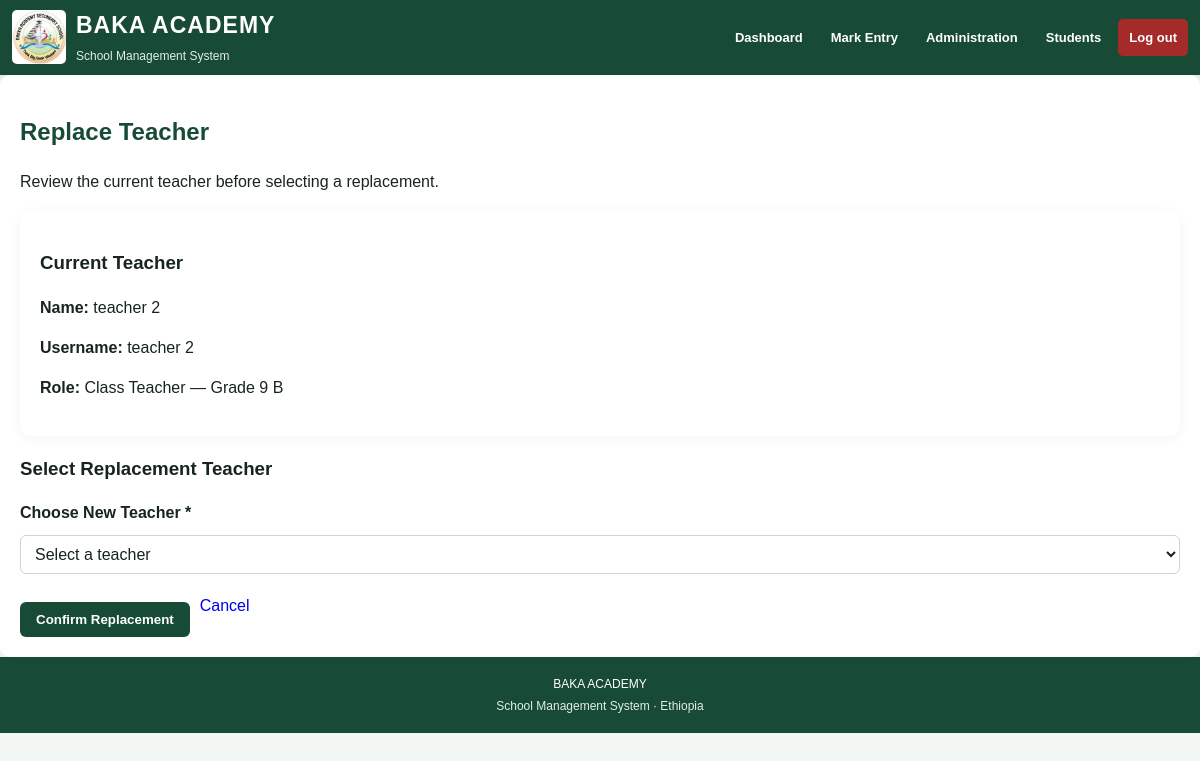
Page /admin/replace-teacher/3 (signed in) on the committed database.
### app.py (models this page shows)
class User(db.Model):
    id = db.Column(db.Integer, primary_key=True)
    username = db.Column(db.String(80), unique=True, nullable=False)
    password_hash = db.Column(db.String(255), nullable=False)
    role = db.Column(db.String(30), nullable=False, default="teacher")
    is_active = db.Column(
        db.Boolean, nullable=False, default=True, server_default="1"
    )
    teacher_name = db.Column(db.String(150))
    class_teacher_grade = db.Column(db.String(10))
    class_teacher_section = db.Column(db.String(10))

### app.py (the view, shortened to what this page needs)
@app.route(
    "/admin/replace-teacher/<int:teacher_id>",
    methods=["GET", "POST"]
)
@admin_only
def replace_teacher(teacher_id):
    old_teacher = db.session.get(User, teacher_id)
    if (
        not old_teacher
        or old_teacher.role != "teacher"
        or not old_teacher.is_active
    ):
        flash("Active teacher not found.")
        return redirect(url_for("admin"))
    replacement_teachers = User.query.filter(
        User.role == "teacher",
        User.is_active.is_(True),
        User.id != old_teacher.id
    ).order_by(
        User.teacher_name,
        User.username
    ).all()
    if request.method == "GET":
        return render_template(
            "replace_teacher.html",
            old_teacher=old_teacher,
            replacement_teachers=replacement_teachers
        )

### app.py (called while the page is built)
def logged_in(fn):
    @wraps(fn)
    def wrapper(*args, **kwargs):
        if "user_id" not in session:
            return redirect(url_for("login"))
        user = db.session.get(User, session["user_id"])
        if not user or not user.is_active:
            session.clear()
            flash("Your account is inactive or unavailable.")
            return redirect(url_for("login"))
        return fn(*args, **kwargs)
    return wrapper

def admin_only(fn):
    @wraps(fn)
    @logged_in
    def wrapper(*args, **kwargs):
        user = db.session.get(User, session["user_id"])
        if not user or user.role != "admin":
            flash("Administrator access required.")
            return redirect(url_for("dashboard"))
        return fn(*args, **kwargs)
    return wrapper

### templates/replace_teacher.html (shortened to what this page needs)
{% extends "base.html" %}
{% block content %}
<div class="panel">
    <h2>Replace Teacher</h2>
    <p>Review the current teacher before selecting a replacement.</p>
    <div class="panel">
        <h3>Current Teacher</h3>
        <p>
            <strong>Name:</strong>
            {{ old_teacher.teacher_name or old_teacher.username }}
        </p>
        <p>
            <strong>Username:</strong>
            {{ old_teacher.username }}
        </p>
        {% if old_teacher.class_teacher_grade %}
            <p>
                <strong>Role:</strong>
                Class Teacher —
                Grade {{ old_teacher.class_teacher_grade }}
                {{ old_teacher.class_teacher_section }}
            </p>
        {% else %}
            <p>
                <strong>Role:</strong> Subject Teacher
            </p>
        {% endif %}
    </div>
    <h3>Select Replacement Teacher</h3>
    {% if replacement_teachers %}
        <form
            method="POST"
            action="{{ url_for('replace_teacher', teacher_id=old_teacher.id) }}"
            onsubmit="return confirm('Are you sure you want to replace this teacher? The old account will be deactivated and assignments will be transferred.');"
        >
            <label>Choose New Teacher *</label>
            <select name="new_teacher_id" required>
                <option value="">Select a teacher</option>
            </select>
            <div style="margin-top:20px; display:flex; gap:10px; flex-wrap:wrap;">
                <button type="submit" class="btn">
                    Confirm Replacement
                </button>
                <a
                    href="{{ url_for('admin') }}"
                    class="btn"
                    style="text-decoration:none;"
                >
                    Cancel
                </a>
            </div>
        </form>
    {% endif %}
</div>
{% endblock %}

### static/style.css (style rules this page uses)
* { box-sizing: border-box; }
:root { --green: #174b36; --green-dark: #103b2b; --green-light: #236b4c; --green-pale: #e8f2ec; --gold: #d9b45b; --background: #f3f7f4; --white: #ffffff; --text: #17251d; --muted: #64756a; --border: #dce7df; }
html { width: 100%; min-height: 100%; }
body { width: 100%; min-height: 100vh; margin: 0; padding: 0; font-family: Arial, sans-serif; background: var(--background); color: var(--text); line-height: 1.5; overflow-x: hidden; }
h2 { color: var(--green); }
.panel { min-width: 0; padding: 20px; border-radius: 10px; background: white; box-shadow: 0 3px 12px #1720330c; }
label { display: block; margin: 10px 0; font-weight: bold; }
input, select, textarea { display: block; width: 100%; max-width: 100%; margin-top: 5px; padding: 9px 10px; border: 1px solid #cbd5d1; border-radius: 6px; background: white; color: var(--text); font: inherit; }
button { margin-top: 8px; padding: 10px 16px; border: 0; border-radius: 6px; background: var(--green); color: white; font-weight: bold; cursor: pointer; }

### templates/base.html (style rules this page uses)
* { box-sizing: border-box; }
html, body { width: 100%; min-height: 100%; margin: 0; padding: 0; }
body { overflow-x: hidden; }

### rows in the picture
User: teacher_name "teacher 2", username "teacher 2", class_teacher_grade "9", class_teacher_section "B"
